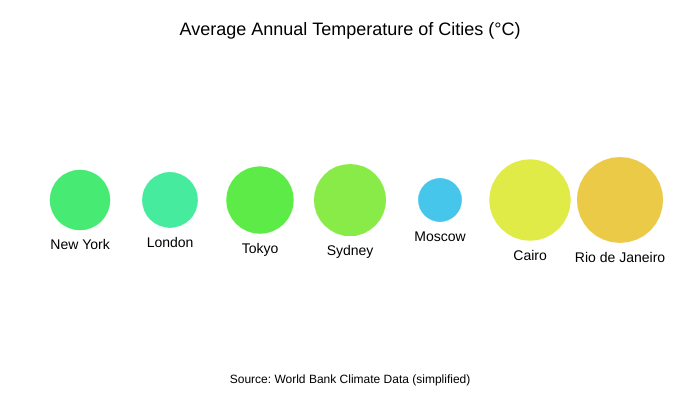
Frame 1 (no input)
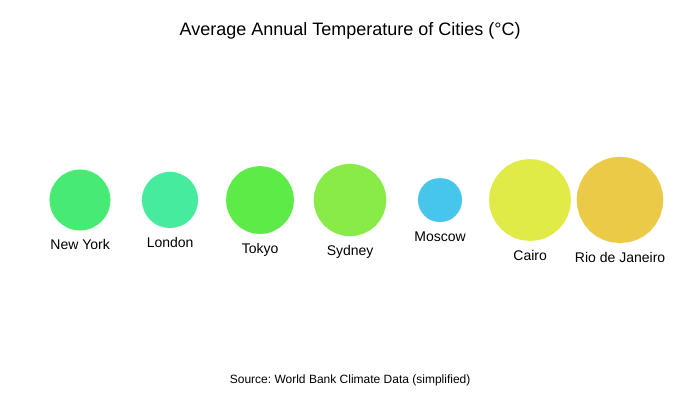
Frame 60 (no input)
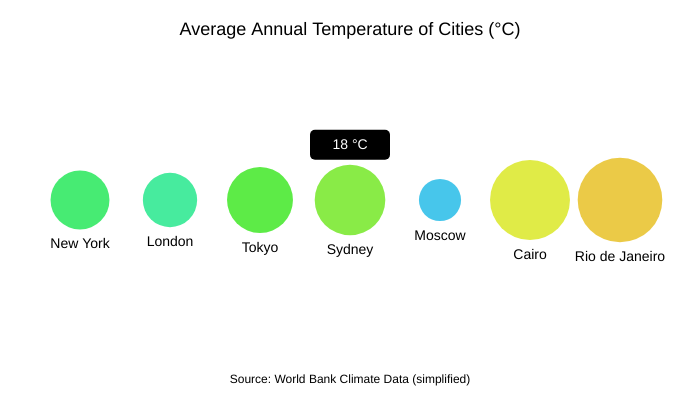
Frame 120 (the mouse pressed at the canvas centre since frame 60)

The p5.js sketch that drew these frames (run headless with seeded random() and noise() and a simulated clock; from frame 60 on, the mouse is pressed at the canvas centre):

// p5.js sketch
// ── sketch.js
// Sample data: city, temperature in °C (approximate)
const cityData = [
  { city: 'New York', temp: 13.0 },
  { city: 'London', temp: 11.0 },
  { city: 'Tokyo', temp: 16.0 },
  { city: 'Sydney', temp: 18.0 },
  { city: 'Moscow', temp: 5.8 },
  { city: 'Cairo', temp: 22.0 },
  { city: 'Rio de Janeiro', temp: 24.0 }
];

let circles = [];

function setup() {
  createCanvas(700, 400);
  textAlign(CENTER, CENTER);
  colorMode(HSL);

  // Map cities horizontally spaced
  for (let i = 0; i < cityData.length; i++) {
    let x = map(i, 0, cityData.length - 1, 80, width - 80);
    let y = height / 2;
    let temp = cityData[i].temp;
    let size = map(temp, 0, 30, 30, 100);
    let hue = map(temp, 0, 30, 240, 0); // Blue (cold) to Red (hot)

    circles.push({
      x,
      y,
      size,
      baseSize: size,
      hue,
      city: cityData[i].city,
      temp,
      pulse: 0
    });
  }
}

function draw() {
  background(220);

  for (let c of circles) {
    // Animate pulse effect
    c.pulse += 0.05;
    let currentSize = c.baseSize + sin(c.pulse) * 5;

    fill(c.hue, 80, 60);
    noStroke();
    ellipse(c.x, c.y, currentSize);

    fill(0);
    textSize(14);
    text(c.city, c.x, c.y + currentSize / 2 + 15);

    // If mouse is over circle, show temp label
    let d = dist(mouseX, mouseY, c.x, c.y);
    if (d < currentSize / 2) {
      fill(0);
      rectMode(CENTER);
      rect(c.x, c.y - currentSize / 2 - 20, 80, 30, 5);
      fill(255);
      text(`${c.temp} °C`, c.x, c.y - currentSize / 2 - 20);
    }
  }

  // Title and source
  fill(0);
  textSize(18);
  text('Average Annual Temperature of Cities (°C)', width / 2, 30);
  textSize(12);
  text('Source: World Bank Climate Data (simplified)', width / 2, height - 20);
}
